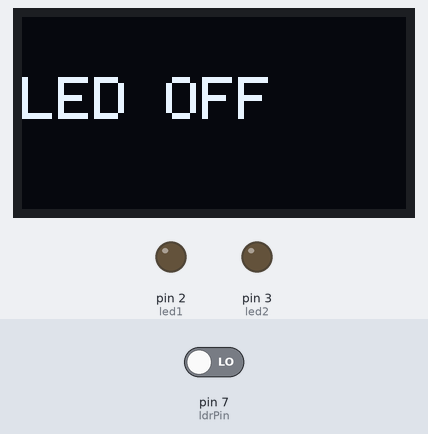
A sketch run on a simulated Arduino Uno, built with avr-gcc and run on an emulated ATmega328P. Parts: 128×64 one-colour display, output pins drawn as LEDs (lit = HIGH). Inputs (shaded band) come from the test bench; at power-on: pin 7 (ldrPin) LOW.

Above: at 1.4 s.
1.5 s: pin 7 (ldrPin) driven HIGH
At 2.5 s:
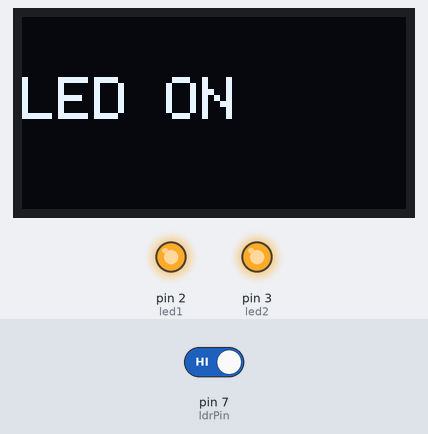
3.1 s: pin 7 (ldrPin) driven LOW
At 3.8 s:
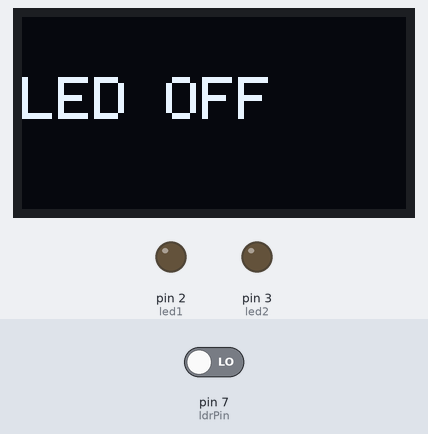
Timing chart, 0 to 6.1 s (numbered marks = the images above; inputs shaded):
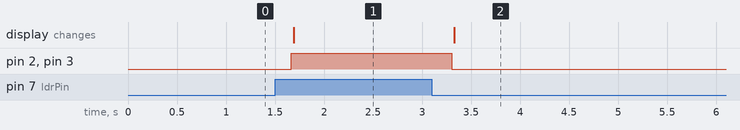

Measured:
- after the input at 1.5 s, pin 2 (led1), pin 3 (led2): LOW → HIGH after 0.17 s; the display: changes after 0.19 s (image 1)
- after the input at 3.1 s, pin 2 (led1), pin 3 (led2): HIGH → LOW after 0.20 s; the display: changes after 0.23 s (image 2)

The sketch:

ldr_led_oled.ino
```cpp
#include <Wire.h>
#include <Adafruit_GFX.h>
#include <Adafruit_SSD1306.h>

#define SCREEN_WIDTH 128
#define SCREEN_HEIGHT 64

Adafruit_SSD1306 display(SCREEN_WIDTH, SCREEN_HEIGHT, &Wire, -1);

int ldrPin = 7;
int led1 = 2;
int led2 = 3;

void setup() {
  pinMode(ldrPin, INPUT);
  pinMode(led1, OUTPUT);
  pinMode(led2, OUTPUT);
  Serial.begin(9600);

  if (!display.begin(SSD1306_SWITCHCAPVCC, 0x3C)) {
    Serial.println("OLED not found");
    while (true);
  }

  display.clearDisplay();
  display.setTextSize(2);
  display.setTextColor(WHITE);
}

void loop() {
  int state = digitalRead(ldrPin);
  display.clearDisplay();
  display.setCursor(0, 20);

  if (state == HIGH) {
    // Dark environment - turn LEDs ON
    digitalWrite(led1, HIGH);
    digitalWrite(led2, HIGH);
    display.println("LED ON");
  } else {
    // Bright environment - turn LEDs OFF
    digitalWrite(led1, LOW);
    digitalWrite(led2, LOW);
    display.println("LED OFF");
  }

  display.display();
  delay(300);
}
```
